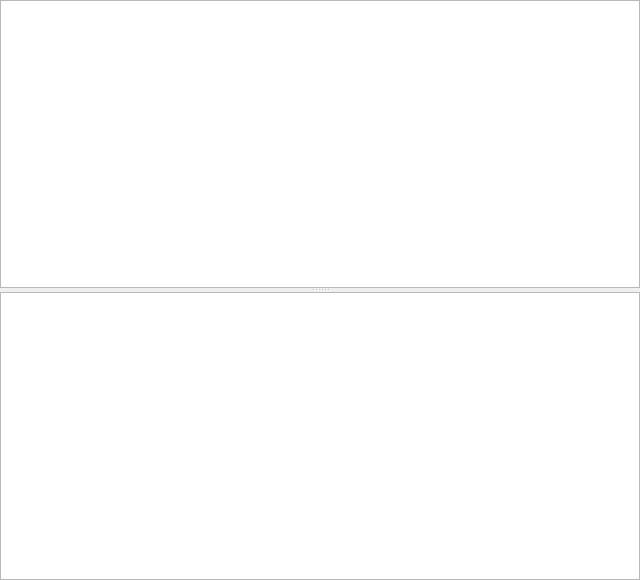
<?xml version="1.0" encoding="UTF-8"?>
<ui version="4.0">
 <class>MainWindow</class>
 <widget class="QMainWindow" name="MainWindow">
  <property name="geometry">
   <rect>
    <x>0</x>
    <y>0</y>
    <width>640</width>
    <height>580</height>
   </rect>
  </property>
  <property name="sizePolicy">
   <sizepolicy hsizetype="Expanding" vsizetype="Preferred">
    <horstretch>0</horstretch>
    <verstretch>0</verstretch>
   </sizepolicy>
  </property>
  <property name="windowTitle">
   <string>untitled - TikZiT</string>
  </property>
  <widget class="QWidget" name="centralWidget">
   <property name="sizePolicy">
    <sizepolicy hsizetype="Expanding" vsizetype="Preferred">
     <horstretch>0</horstretch>
     <verstretch>0</verstretch>
    </sizepolicy>
   </property>
   <layout class="QVBoxLayout" name="verticalLayout">
    <property name="leftMargin">
     <number>0</number>
    </property>
    <property name="topMargin">
     <number>0</number>
    </property>
    <property name="rightMargin">
     <number>0</number>
    </property>
    <property name="bottomMargin">
     <number>0</number>
    </property>
    <item>
     <widget class="QSplitter" name="splitter">
      <property name="orientation">
       <enum>Qt::Vertical</enum>
      </property>
      <widget class="TikzView" name="tikzView"/>
      <widget class="QTextEdit" name="tikzSource">
       <property name="font">
        <font>
         <family>Courier New</family>
         <pointsize>12</pointsize>
        </font>
       </property>
       <property name="lineWrapMode">
        <enum>QTextEdit::NoWrap</enum>
       </property>
       <property name="html">
        <string>&lt;!DOCTYPE HTML PUBLIC &quot;-//W3C//DTD HTML 4.0//EN&quot; &quot;http://www.w3.org/TR/REC-html40/strict.dtd&quot;&gt;
&lt;html&gt;&lt;head&gt;&lt;meta name=&quot;qrichtext&quot; content=&quot;1&quot; /&gt;&lt;meta charset=&quot;utf-8&quot; /&gt;&lt;style type=&quot;text/css&quot;&gt;
p, li { white-space: pre-wrap; }
hr { height: 1px; border-width: 0; }
li.unchecked::marker { content: &quot;\2610&quot;; }
li.checked::marker { content: &quot;\2612&quot;; }
&lt;/style&gt;&lt;/head&gt;&lt;body style=&quot; font-family:'Courier New'; font-size:12pt; font-weight:400; font-style:normal;&quot;&gt;
&lt;p style=&quot;-qt-paragraph-type:empty; margin-top:0px; margin-bottom:0px; margin-left:0px; margin-right:0px; -qt-block-indent:0; text-indent:0px; font-family:'.SF NS Text'; font-size:13pt;&quot;&gt;&lt;br /&gt;&lt;/p&gt;&lt;/body&gt;&lt;/html&gt;</string>
       </property>
      </widget>
     </widget>
    </item>
   </layout>
  </widget>
  <action name="actionNew">
   <property name="text">
    <string>New...</string>
   </property>
  </action>
  <action name="actionOpen">
   <property name="text">
    <string>Open...</string>
   </property>
  </action>
  <action name="actionClose">
   <property name="text">
    <string>Close</string>
   </property>
  </action>
  <action name="actionSave">
   <property name="text">
    <string>Save</string>
   </property>
  </action>
  <action name="actionSave_As">
   <property name="text">
    <string>Save As...</string>
   </property>
  </action>
  <action name="actionUndo">
   <property name="text">
    <string>Undo</string>
   </property>
  </action>
  <action name="actionRedo">
   <property name="text">
    <string>Redo</string>
   </property>
  </action>
  <action name="actionCut">
   <property name="text">
    <string>Cut</string>
   </property>
  </action>
  <action name="actionCopy">
   <property name="text">
    <string>Copy</string>
   </property>
  </action>
  <action name="actionPase">
   <property name="text">
    <string>Paste</string>
   </property>
  </action>
  <action name="actionDelete">
   <property name="text">
    <string>Delete</string>
   </property>
  </action>
  <action name="actionSelect_All">
   <property name="text">
    <string>Select All</string>
   </property>
  </action>
  <action name="actionDeselect_All">
   <property name="text">
    <string>Deselect All</string>
   </property>
  </action>
  <action name="actionParse">
   <property name="text">
    <string>Parse</string>
   </property>
   <property name="shortcut">
    <string>Ctrl+T</string>
   </property>
  </action>
  <action name="actionZoom_In">
   <property name="text">
    <string>Zoom In</string>
   </property>
   <property name="shortcut">
    <string>Ctrl+=</string>
   </property>
  </action>
  <action name="actionZoom_Out">
   <property name="text">
    <string>Zoom Out</string>
   </property>
   <property name="shortcut">
    <string>Ctrl+-</string>
   </property>
  </action>
 </widget>
 <layoutdefault spacing="6" margin="11"/>
 <customwidgets>
  <customwidget>
   <class>TikzView</class>
   <extends>QGraphicsView</extends>
   <header>tikzview.h</header>
   <slots>
    <slot>zoomIn()</slot>
    <slot>zoomOut()</slot>
   </slots>
  </customwidget>
 </customwidgets>
 <resources/>
 <connections>
  <connection>
   <sender>actionZoom_In</sender>
   <signal>triggered()</signal>
   <receiver>tikzView</receiver>
   <slot>zoomIn()</slot>
   <hints>
    <hint type="sourcelabel">
     <x>-1</x>
     <y>-1</y>
    </hint>
    <hint type="destinationlabel">
     <x>237</x>
     <y>103</y>
    </hint>
   </hints>
  </connection>
  <connection>
   <sender>actionZoom_Out</sender>
   <signal>triggered()</signal>
   <receiver>tikzView</receiver>
   <slot>zoomOut()</slot>
   <hints>
    <hint type="sourcelabel">
     <x>-1</x>
     <y>-1</y>
    </hint>
    <hint type="destinationlabel">
     <x>237</x>
     <y>103</y>
    </hint>
   </hints>
  </connection>
 </connections>
</ui>
